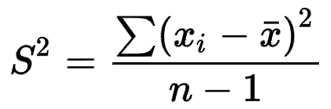
#> input picture Statistics & Probability/Standard Deviation & Variance/images/variance_sample.png, 331 x 109 px
$ jupyter execute variance.ipynb
#> lines starting #> are read from the running program, lines starting #| are printed output that depends on the picture
1. [Variance](#variance)
2. [Variance for Sample](#variance-for-sample)
3. [Variance for Population](#variance-for-population)

#### Variance:
- it is used to measure dispersion of data or how far the data point are from its mean value
- denoted by the average sum of squared difference between the data points and mean value
- it is the square of standard deviation
- it is measured in squared units when compared to original data unit
- application of variance is more convenient in mathematical analysis

#### Variance for Sample:

[cell 1]
from PIL import Image
from IPython.display import display

img = Image.open('images/variance_sample.png')
#> img is the input picture: PIL image 331x109 RGBA; mean R, G, B, A 237.4, 237.4, 237.4, 255
new_image = img.resize((250, 100))
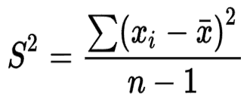
#> new_image: PIL image 250x100 RGBA; mean R, G, B, A 237.3, 237.3, 237.3, 255
display(new_image)

#### Variance for Population:

[cell 2]
from PIL import Image
from IPython.display import display

img = Image.open('images/variance_population.png')
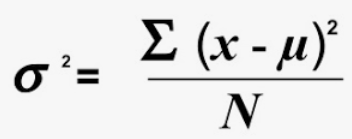
#> input picture Statistics & Probability/Standard Deviation & Variance/images/variance_population.png, 352 x 139 px
#> img is the input picture: PIL image 352x139 RGBA; mean R, G, B, A 230.2, 230.2, 230.2, 255
new_image = img.resize((250, 120))
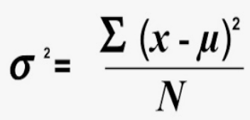
#> new_image: PIL image 250x120 RGBA; mean R, G, B, A 230.3, 230.3, 230.3, 255
display(new_image)
